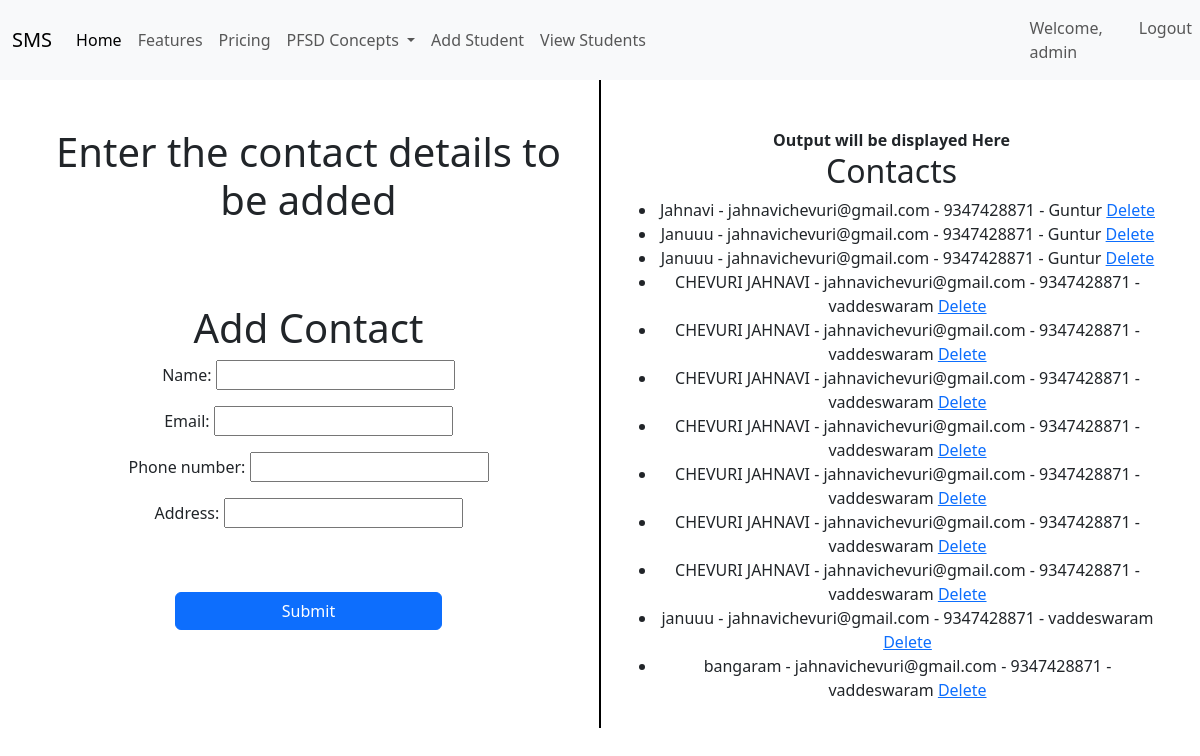
Screenshot of /add_contact/ (signed in) with the database file from the repository.
### adminapp/models.py (models this page shows, shortened)
class Contact(models.Model):
    name = models.CharField(max_length=200)
    email = models.EmailField()
    phone_number = models.CharField(max_length=15)  # Adjust the max_length as needed
    address = models.CharField(max_length=200)
    created_at = models.DateTimeField(auto_now_add=True)

### adminapp/views.py (the view)
# urls.py: path('add_contact/', views.add_contact, name='add_contact'),
def add_contact(request):
    if request.method == 'POST':
        form = ContactForm(request.POST)
        if form.is_valid():
            contact_instance = form.save(commit=False)
            contact_instance.save()
            user_email = request.user.email
            user_first_name = request.user.first_name
            subject = 'New Contact Added'
            message = (
                f'Hello, {user_first_name},\n\n'
                f'A new contact has been added with the following details:\n'
                f'Name: {contact_instance.name}\n'
                f'Email: {contact_instance.email}\n'
                f'Phone Number: {contact_instance.phone_number}\n'
                f'Address: {contact_instance.address}\n\n'  # Updated to address
                f'Thank you!'
            )
            from_email = 'jahnavichevuri@gmail.com'
            recipient_list = [user_email]
            send_mail(subject, message, from_email, recipient_list)
            return redirect('add_contact')  # Redirect after saving
    else:
        form = ContactForm()
    contacts = Contact.objects.all()
    return render(request, 'adminapp/contact.html', {'form': form, 'contacts': contacts})

### adminapp/forms.py
class ContactForm(forms.ModelForm):
    class Meta:
        model = Contact
        fields = ['name', 'email', 'phone_number', 'address']

### templates/adminapp/contact.html (shortened to what this page needs)
{% extends 'Navbar/Projectnavbar.html' %}
{% load static %}
{% block body %}
<div class="container text-center">
  <div class="row">
    <div class="col">
        <br><br>
        <h1>Enter the contact details to be added</h1>
        <br><br><br>
        <h1>Add Contact</h1>
        <form method="post" action="{% url 'add_contact' %}">{% csrf_token %}
            {{ form.as_p }}
            <br><br>
            <div class="d-grid gap-2 col-6 mx-auto">
                <button class="btn btn-primary" type="submit">Submit</button>
            </div>
        </form>
    </div>
      <br><br><br><br><br><br><br><br><br><br><br><br><br><br><br><br>
      <br><br><br><br><br><br><br><br><br><br><br>
       <div class="col-auto d-flex align-items-center">
      <div style="border-left: 2px solid black; height: 100%;"></div>
    </div>
    <div class="col">
        <br><br>
        <strong>Output will be displayed Here</strong>
        <h2>Contacts</h2>
        <ul>
            {% for contact in contacts %}
                <li>
                    {{ contact.name }} - {{ contact.email }} - {{ contact.phone_number }} - {{ contact.address }}
                    <a href="{% url 'delete_contact' contact.pk %}">Delete</a>
                </li>
            {% endfor %}
        </ul>
    </div>
  </div>
</div>
{% endblock %}

### templates/navbar/ProjectNavBar.html (shortened to what this page needs)
<!DOCTYPE html>
<html lang="en">
<head>
    <link href="https://cdn.jsdelivr.net/npm/bootstrap@5.3.3/dist/css/bootstrap.min.css" rel="stylesheet">
</head>
<body>
<nav class="navbar navbar-expand-lg navbar-light bg-light">
  <div class="container-fluid">
    <a class="navbar-brand" href="{% url 'projecthomepage' %}">SMS</a>
    <div class="collapse navbar-collapse" id="navbarNavDropdown">
      <ul class="navbar-nav">
        <li class="nav-item">
          <a class="nav-link active" aria-current="page" href="#">Home</a>
        </li>
        <li class="nav-item">
          <a class="nav-link" href="#">Features</a>
        </li>
        <li class="nav-item">
          <a class="nav-link" href="#">Pricing</a>
        </li>
        <li class="nav-item dropdown">
          <a class="nav-link dropdown-toggle" href="#" id="navbarDropdownMenuLink" role="button" data-bs-toggle="dropdown" aria-expanded="false">
            PFSD Concepts
          </a>
        </li>
          <li class="nav-item">
          <a class="nav-link" href="{% url 'add_student_page_call' %}">Add Student</a>
        </li>
          <li class="nav-item">
          <a class="nav-link" href="{% url 'student_list_page_call' %}">View Students</a>
        </li>
      </ul>
    </div>
  </div>
    <ul  class="navbar-nav ms-auto">
<li>
        {% if user.is_authenticated %}
        <li class="nav-item">
        <span class="nav-link">Welcome, {{ user.username }}</span>
    </li>
          <li class="nav-item">
          <a class="nav-link" href="{% url 'logout' %}">Logout</a>
          </li>
        {% endif %}
 </li>
      </ul>
</nav>
</body>
{% block body %}
{% endblock %}
</html>

### rows the page displays
Contact: name "Jahnavi", email "jahnavichevuri@gmail.com", phone_number "9347428871", address "Guntur"
Contact: name "Januuu", email "jahnavichevuri@gmail.com", phone_number "9347428871", address "Guntur"
Contact: name "Januuu", email "jahnavichevuri@gmail.com", phone_number "9347428871", address "Guntur"
Contact: name "CHEVURI JAHNAVI", email "jahnavichevuri@gmail.com", phone_number "9347428871", address "vaddeswaram"
Contact: name "CHEVURI JAHNAVI", email "jahnavichevuri@gmail.com", phone_number "9347428871", address "vaddeswaram"
Contact: name "CHEVURI JAHNAVI", email "jahnavichevuri@gmail.com", phone_number "9347428871", address "vaddeswaram"
Contact: name "CHEVURI JAHNAVI", email "jahnavichevuri@gmail.com", phone_number "9347428871", address "vaddeswaram"
Contact: name "CHEVURI JAHNAVI", email "jahnavichevuri@gmail.com", phone_number "9347428871", address "vaddeswaram"
Contact: name "CHEVURI JAHNAVI", email "jahnavichevuri@gmail.com", phone_number "9347428871", address "vaddeswaram"
Contact: name "CHEVURI JAHNAVI", email "jahnavichevuri@gmail.com", phone_number "9347428871", address "vaddeswaram"
Contact: name "januuu", email "jahnavichevuri@gmail.com", phone_number "9347428871", address "vaddeswaram"
Contact: name "bangaram", email "jahnavichevuri@gmail.com", phone_number "9347428871", address "vaddeswaram"

### other values shown
{{ user.username }} "admin"
